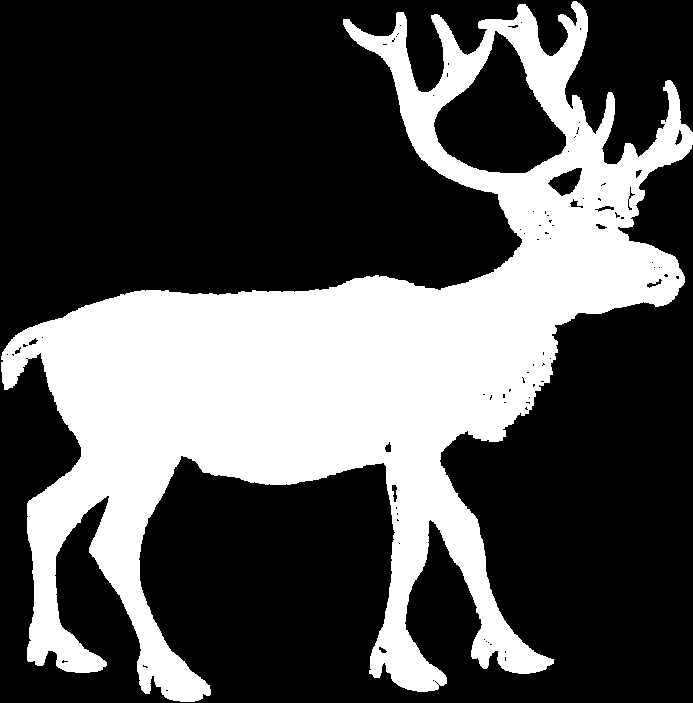
#> input picture imagenes/deer-1.bmp, 693 x 703 px, found by its file name
$ python ejercicio3.py
#> lines starting #> are read from the running program, lines starting #| are printed output that depends on the picture; after the words box and inside, x2 and y2 are one past the last pixel; in counts of white or black regions, pixels touching at a corner belong together
import cv2
import numpy as np

# Cargar imagen original y escalarla
img_original = cv2.imread(
    "C:/Users/carli/Documents/ExamenTarea2/imagenes/deer-1.bmp", cv2.IMREAD_GRAYSCALE
)
#> img_original: shape (703, 693); 32.6% white; 1 white region, box (x1, y1, x2, y2) and area: (1, 1, 693, 702) 158591
img_escala = cv2.resize(img_original, (0, 0), fx=0.5, fy=0.5)
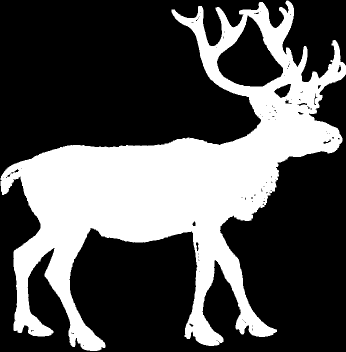
#> img_escala: shape (352, 346); min 0, max 255, mean 83

# Calcular momentos de la imagen original y escalada
moments_original = cv2.moments(img_original)
#> moments_original = moments, m00 40440705, centre m10/m00, m01/m00 = (346.7, 368.1)
moments_escala = cv2.moments(img_escala)
#> moments_escala = moments, m00 10109813, centre m10/m00, m01/m00 = (173.1, 183.8)

# Calcular invariantes de escala
p_vals = [0, 1, 2]
q_vals = [0, 1, 2]

for p in p_vals:
    for q in q_vals:
        inv_escala_original = (
            moments_original["m00"] ** (-((p + q) / 2 + 1))
            * moments_original["mu20"] ** (p / 2)
            * moments_original["mu02"] ** (q / 2)
        )
        inv_escala_escala = (
            moments_escala["m00"] ** (-((p + q) / 2 + 1))
            * moments_escala["mu20"] ** (p / 2)
            * moments_escala["mu02"] ** (q / 2)
        )
        print(f"Invariante de escala (p={p}, q={q}):")
        print(f"Antes del escalado: {inv_escala_original}")
        print(f"Después del escalado: {inv_escala_escala}")

$ run again, with imagenes/device7-8.bmp copied over imagenes/deer-1.bmp
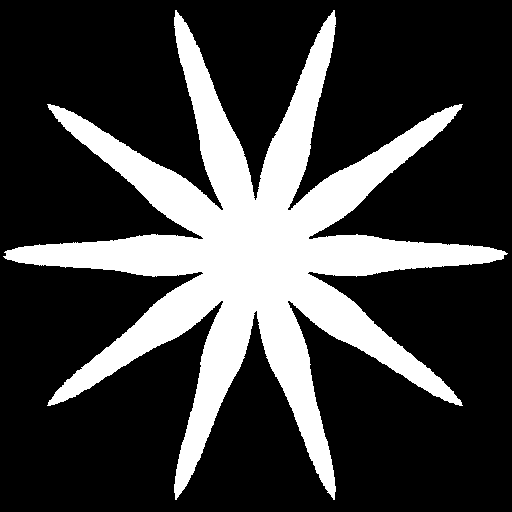
#> input picture imagenes/device7-8.bmp, 512 x 512 px, found by its file name
#> img_original: shape (512, 512); 25.2% white; 1 white region, box (x1, y1, x2, y2) and area: (3, 10, 508, 500) 66016
#> `img_escala = cv2.resize(img_original, (0, 0), fx=0.5, fy=0.5)`:
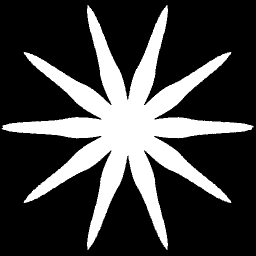
#> img_escala: shape (256, 256); min 0, max 255, mean 64.2
#> moments_original = moments, m00 16834080, centre m10/m00, m01/m00 = (253.8, 253.8)
#> moments_escala = moments, m00 4208800, centre m10/m00, m01/m00 = (126.7, 126.6)
